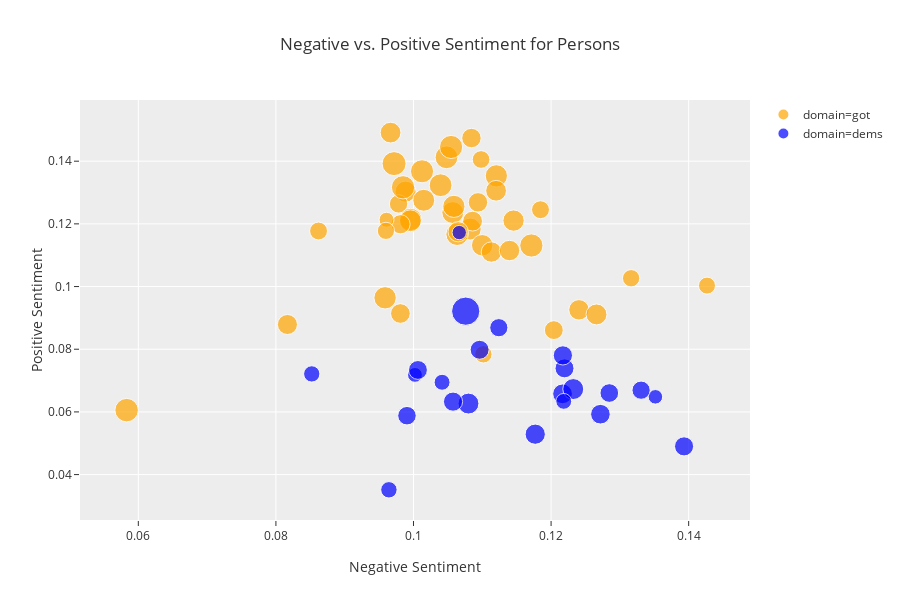

The code cell stored with this chart in its notebook:
### Markdown cell above
Let's take a quick digression into plotting our data so far.

### Code cell
px.scatter(data_frame=persons_df.dropna()
           ,x='neg'
           ,y='pos'
           ,size='comment_length'
           ,color='domain'
           ,template='ggplot2'
           ,title='Negative vs. Positive Sentiment for Persons'
           ,hover_name='person'
           ,labels={"neg":"Negative Sentiment"
                    ,"pos":"Positive Sentiment"
                    ,"comment_length":"Avg Comment Char Length"
                   }
           ,color_discrete_map={'got':'orange','dems': 'blue'}
          )

### Figure 1 — Plotly figure (JSON) as saved in the notebook; plotly's stock layout.template omitted (floating-point values rounded to 4 significant figures)
{"data": [{"hoverlabel": {"namelength": 0}, "hovertemplate": "<b>%{hovertext}</b><br><br>domain=got<br>Negative Sentiment=%{x}<br>Positive Sentiment=%{y}<br>Avg Comment Char Length=%{marker.size}", "hovertext": ["bran", "jon", "dany", "davos", "doran", "cersei", "tyrion", "sansa", "arya", "stannis", "varys", "jamie", "brienne", "samwell", "jorah", "theon", "hound", "littlefinger", "joffrey", "mountain", "robb", "dragons", "melisandre", "bronn", "gilly", "ramsey", "missandei", "gendry", "grey worm", "ned", "catelyn", "tormund", "robert", "tommen", "viserys", "margaery", "euron", "oberyn", "night_king", "jaqen", "hodor", "ygritte", "mance"], "legendgroup": "domain=got", "marker": {"color": "orange", "size": [831.9, 797.0, 887.9, 692.8, 532.2, 865.0, 803.1, 837.0, 738.8, 653.4, 800.3, 822.1, 898.9, 591.8, 715.5, 755.3, 628.3, 765.3, 520.9, 560.3, 902.6, 863.3, 825.5, 694.8, 502.4, 629.9, 891.2, 643.9, 717.2, 681.0, 698.2, 726.2, 792.3, 614.8, 821.7, 481.6, 958.5, 534.2, 371.2, 668.4, 917.2, 500.2, 493.2], "sizemode": "area", "sizeref": 3.327, "symbol": "circle"}, "mode": "markers", "name": "domain=got", "showlegend": true, "type": "scatter", "uid": "f87d60ae-3c98-41d4-9b9b-ec5551134476", "x": [0.09587, 0.1057, 0.1012, 0.124, 0.0862, 0.1048, 0.1082, 0.1063, 0.09885, 0.1086, 0.1015, 0.112, 0.1171, 0.1204, 0.112, 0.1145, 0.1094, 0.11, 0.1098, 0.09783, 0.09848, 0.1039, 0.09959, 0.1113, 0.1102, 0.1084, 0.1055, 0.0981, 0.09667, 0.1065, 0.114, 0.1266, 0.09955, 0.09811, 0.1059, 0.1427, 0.09718, 0.1185, 0.09608, 0.08168, 0.0583, 0.1316, 0.09599], "xaxis": "x", "y": [0.09641, 0.1236, 0.1368, 0.09258, 0.1177, 0.1412, 0.1183, 0.1167, 0.1303, 0.1209, 0.1275, 0.1353, 0.1131, 0.0861, 0.1306, 0.121, 0.1269, 0.1132, 0.1405, 0.1264, 0.1317, 0.1323, 0.1214, 0.111, 0.07838, 0.1474, 0.1445, 0.0914, 0.1491, 0.1175, 0.1115, 0.09111, 0.121, 0.1199, 0.1256, 0.1003, 0.1392, 0.1245, 0.1213, 0.08789, 0.06056, 0.1027, 0.1178], "yaxis": "y"}, {"hoverlabel": {"namelength": 0}, "hovertemplate": "<b>%{hovertext}</b><br><br>domain=dems<br>Negative Sentiment=%{x}<br>Positive Sentiment=%{y}<br>Avg Comment Char Length=%{marker.size}", "hovertext": ["harris", "biden", "buttigieg", "gillibrand", "hickenlooper", "klobuchar", "warren", "booker", "inslee", "castro", "gabbard", "sanders", "de blasio", "bullock", "gravel", "messam", "o'rourke", "bennet", "delaney", "moulton", "swalwell", "williamson", "yang"], "legendgroup": "domain=dems", "marker": {"color": "blue", "size": [601.0, 550.9, 646.7, 727.3, 423.9, 570.3, 579.5, 611.5, 606.8, 598.2, 1331.0, 617.3, 365.4, 352.9, 342.6, 449.8, 729.1, 682.3, 592.2, 420.0, 554.8, 443.6, 641.2], "sizemode": "area", "sizeref": 3.327, "symbol": "circle"}, "mode": "markers", "name": "domain=dems", "showlegend": true, "type": "scatter", "uid": "dea8f671-4d7f-45a6-9629-64c8b8deabaa", "x": [0.122, 0.1124, 0.1217, 0.108, 0.1042, 0.09905, 0.1285, 0.1057, 0.1393, 0.1096, 0.1076, 0.1217, 0.1002, 0.1352, 0.1067, 0.09643, 0.1232, 0.1177, 0.1006, 0.1218, 0.1331, 0.08521, 0.1272], "xaxis": "x", "y": [0.0739, 0.08687, 0.06577, 0.06266, 0.06946, 0.05879, 0.06603, 0.06328, 0.049, 0.07982, 0.09215, 0.07803, 0.07181, 0.06481, 0.1172, 0.03514, 0.06729, 0.05288, 0.07338, 0.06336, 0.06693, 0.07212, 0.05926], "yaxis": "y"}], "layout": {"grid": {"xaxes": ["x"], "xgap": 0.1, "xside": "bottom", "yaxes": ["y"], "ygap": 0.1, "yside": "left"}, "height": 600, "legend": {"itemsizing": "constant", "tracegroupgap": 0}, "title": {"text": "Negative vs. Positive Sentiment for Persons"}, "xaxis": {"title": {"text": "Negative Sentiment"}}, "yaxis": {"title": {"text": "Positive Sentiment"}}}}
